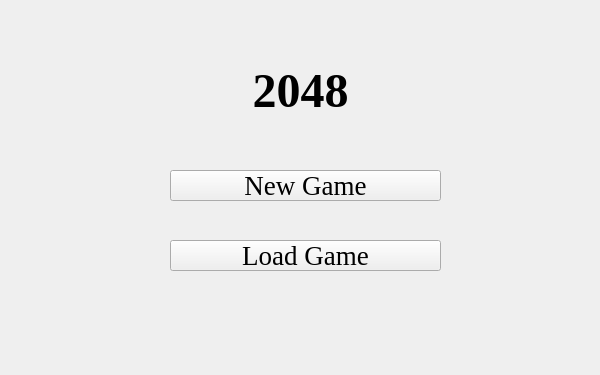
<?xml version="1.0" encoding="UTF-8"?>
<ui version="4.0">
 <class>Form</class>
 <widget class="QWidget" name="Form">
  <property name="geometry">
   <rect>
    <x>0</x>
    <y>0</y>
    <width>600</width>
    <height>375</height>
   </rect>
  </property>
  <property name="minimumSize">
   <size>
    <width>600</width>
    <height>375</height>
   </size>
  </property>
  <property name="windowTitle">
   <string>Start Window</string>
  </property>
  <widget class="QLabel" name="label">
   <property name="geometry">
    <rect>
     <x>240</x>
     <y>70</y>
     <width>121</width>
     <height>41</height>
    </rect>
   </property>
   <property name="font">
    <font>
     <family>Times New Roman</family>
     <pointsize>36</pointsize>
     <weight>75</weight>
     <bold>true</bold>
    </font>
   </property>
   <property name="text">
    <string>2048</string>
   </property>
   <property name="alignment">
    <set>Qt::AlignCenter</set>
   </property>
  </widget>
  <widget class="QPushButton" name="pushButton">
   <property name="geometry">
    <rect>
     <x>170</x>
     <y>170</y>
     <width>271</width>
     <height>31</height>
    </rect>
   </property>
   <property name="font">
    <font>
     <family>Times New Roman</family>
     <pointsize>20</pointsize>
    </font>
   </property>
   <property name="text">
    <string>New Game</string>
   </property>
  </widget>
  <widget class="QPushButton" name="pushButton_2">
   <property name="geometry">
    <rect>
     <x>170</x>
     <y>240</y>
     <width>271</width>
     <height>31</height>
    </rect>
   </property>
   <property name="font">
    <font>
     <family>Times New Roman</family>
     <pointsize>20</pointsize>
    </font>
   </property>
   <property name="text">
    <string>Load Game</string>
   </property>
  </widget>
 </widget>
 <resources/>
 <connections/>
</ui>
